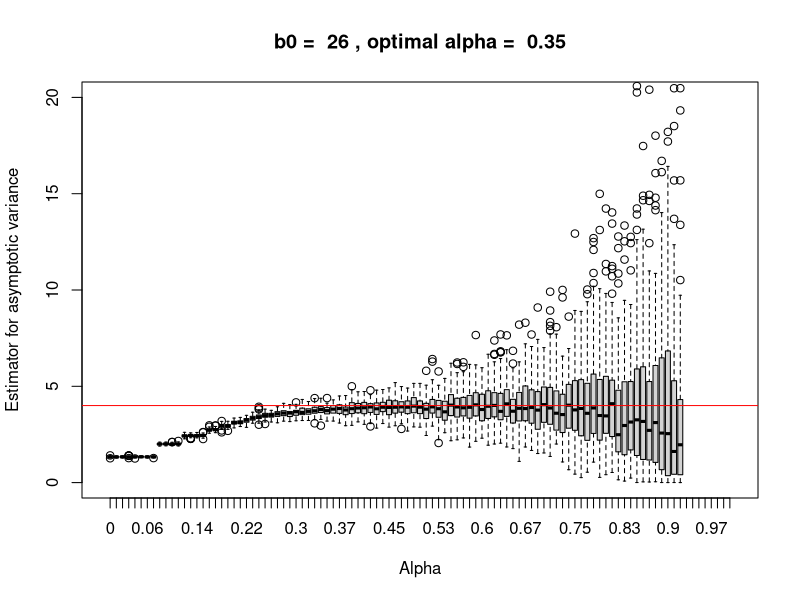
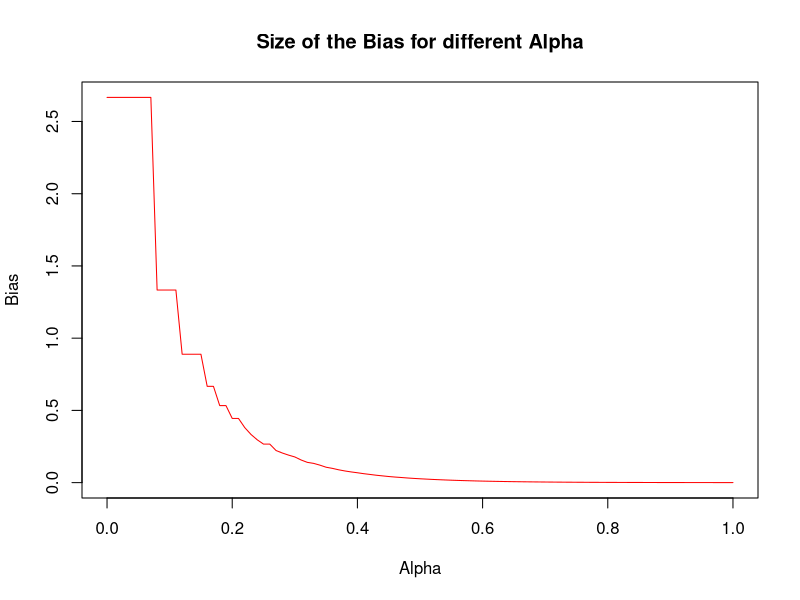
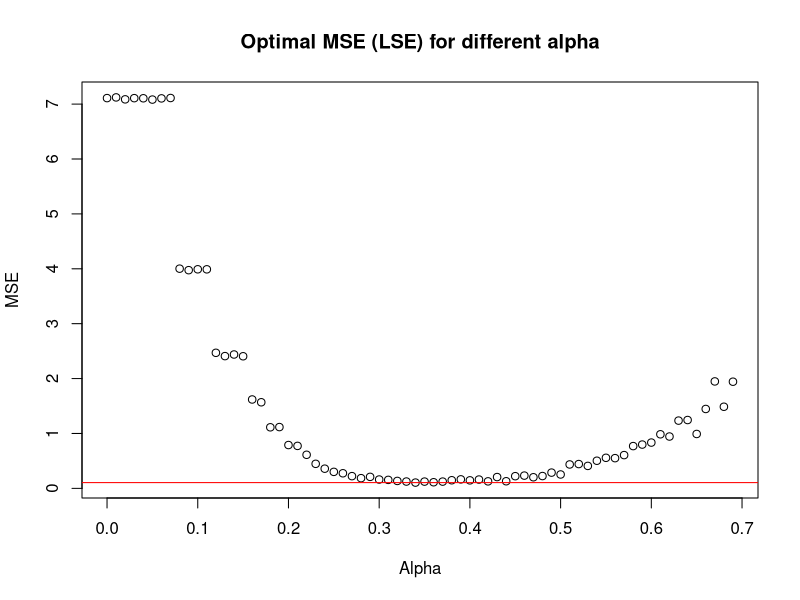

Generate these figures, in order, with R:
rm(list=ls())

sigma = 1
phi=0.5
n=10000;
bopti=floor((2*abs(phi)/(1-phi^2))^(2/3)*n^(1/3));
assympvar<-sigma^2/(1-phi)^2
experiment<-function(n,b,k){
  bmasvar <- function(n, b, k, sigma, phi) {
    X<-array(0,n)
    X[1]<-rnorm(1,0,sigma/(1-phi^2))
    
    Z<-rnorm(n-1,0,sigma)
    
    i=0
    for (i in c(2:n)){
      X[i]=phi*X[i-1]+Z[i-1];
    }
    
    average<-array(mean(X),k)
    
    batchmeans<-.colMeans(X,b,k)
    
    
    varb<-1/(k-1)*sum((batchmeans-average)^2)
    assympvarest<-varb*b
  }
  
  estimates<-array(0,length(b))
  for (i in 1:length(b)){
    estimates[i]<-bmasvar(n[i],b[i],k[i],sigma,phi)
  }
  estimates;
}

m = 100;
b=floor(n^seq(from= 0, to = 1, by = 0.01))
k = floor (n/b) 
n = b*k

totaal<-matrix(0,nrow=m,ncol=length(b))
means<-array(0,length(b))
variances<-array(0,length(b))
smallestbp<-array(0,length(b))

for (j in 1:m){
  totaal[j,]<-experiment(n,b,k)
}

for (i in 1:length(b)){
  means[i]<-mean(na.omit(totaal[,i]))
  variances[i]<-var(na.omit(totaal[,i]))
  smallestbp[i]<-(4-mean(totaal[,i]))^2+var(totaal[,i])
}

bestind<-which.min(smallestbp)
colnames(totaal)<-seq(from= 0, to = 1, by = 0.01)

bias<- 2*phi/((1-phi)*(1-phi^2)*b)

layout(matrix(c(1,1,1,1,1,1,2,2), 4, 2, byrow = TRUE))
par(mfrow=(c(1,1)))
boxplot(totaal,main = paste('b0 = ',as.character(bopti),', optimal alpha = ', as.character(0.35)),xlab='Alpha', ylab='Estimator for asymptotic variance',ylim=c(0,20))
abline(h=assympvar,col='red')
plot(seq(from= 0, to = 1, by = 0.01),bias,type='l',col='red', xlab='Alpha',ylab='Bias',main='Size of the Bias for different Alpha')


plot(seq(from= 0, to = 1, by = 0.01)[1:70],smallestbp[1:70],main='Optimal MSE (LSE) for different alpha',ylab='MSE',xlab='Alpha')
abline(h=min(smallestbp[1:70]),col='red')
seq(from= 0, to = 1, by = 0.01)[which.min(smallestbp[1:70])]
